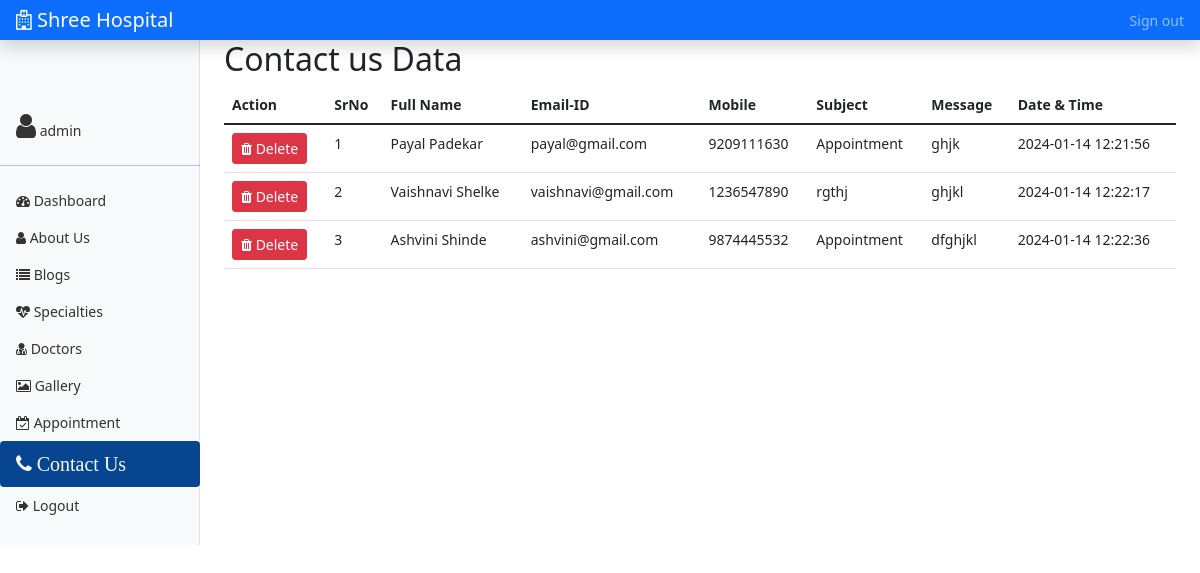
The app's page /admincontact.php (signed in) with its own data.
### tables this page shows
CREATE TABLE `contactus` (
  `id` int(10) NOT NULL,
  `fname` varchar(100) NOT NULL,
  `femail` varchar(100) NOT NULL,
  `fmobile` varchar(10) NOT NULL,
  `fsubject` varchar(300) NOT NULL,
  `fmassege` varchar(300) NOT NULL,
  `updatetime` datetime NOT NULL DEFAULT current_timestamp(),
  `inserttime` datetime NOT NULL DEFAULT current_timestamp()
);

### admincontact.php (the view, shortened to what this page needs)
<?php include_once('adminnavbar.php'); ?>
      <main class="col-md-9 ml-sm-auto col-lg-10 px-md-4">
        <div
          class="row">
          <h1 class="h2">Contact us Data</h1>
        <div class="col-12">
          <table class="table table-borderd">
            <thead>
              <tr>
                <th>Action</th>
                <th>SrNo</th>
                <th>Full Name</th>
                <th>Email-ID</th>
                <th>Mobile</th>
                <th>Subject</th>
                <th>Message</th>
                <th>Date & Time</th>
              </tr>
            </thead>
            <tbody>
                <?php
                $sqlquery="select * from contactus";
                $res=mysqli_query($con,$sqlquery);
                $i=1;
                while($row=mysqli_fetch_assoc($res)){ ?>
                    <tr>
                    <td>
                          <form action="" method="post">
                            <button type="submit" name="delete_<?php echo $row['id']; ?>" class="btn btn-danger btn-sm"><i class="fa fa-trash"></i> Delete</button>
                          </form>
                        </td>
                        <td><?php echo $i++; ?></td>
                        <td><?php echo $row['fname']; ?></td>
                        <td><?php echo $row['femail']; ?></td>
                        <td><?php echo $row['fmobile']; ?></td>
                        <td><?php echo $row['fsubject']; ?></td>
                        <td><?php echo $row['fmassege']; ?></td>
                        <td><?php echo $row['inserttime']; ?></td>
                     </tr>
              <?php  }
                ?>
            </tbody>
          </table>
          </div>
        </div>
      </main>
<?php include_once('adminfooter.php'); ?>

### adminnavbar.php (style rules this page uses)
body { font-size: .875rem; }

### records on screen
contactus: fname "Payal Padekar", femail "payal@gmail.com", fmobile "9209111630", fsubject "Appointment", fmassege "ghjk", inserttime "2024-01-14 12:21:56"
contactus: fname "Vaishnavi Shelke", femail "vaishnavi@gmail.com", fmobile "1236547890", fsubject "rgthj", fmassege "ghjkl", inserttime "2024-01-14 12:22:17"
contactus: fname "Ashvini Shinde", femail "ashvini@gmail.com", fmobile "9874445532", fsubject "Appointment", fmassege "dfghjkl", inserttime "2024-01-14 12:22:36"

### other values on screen
$_SESSION['username'] "admin"
